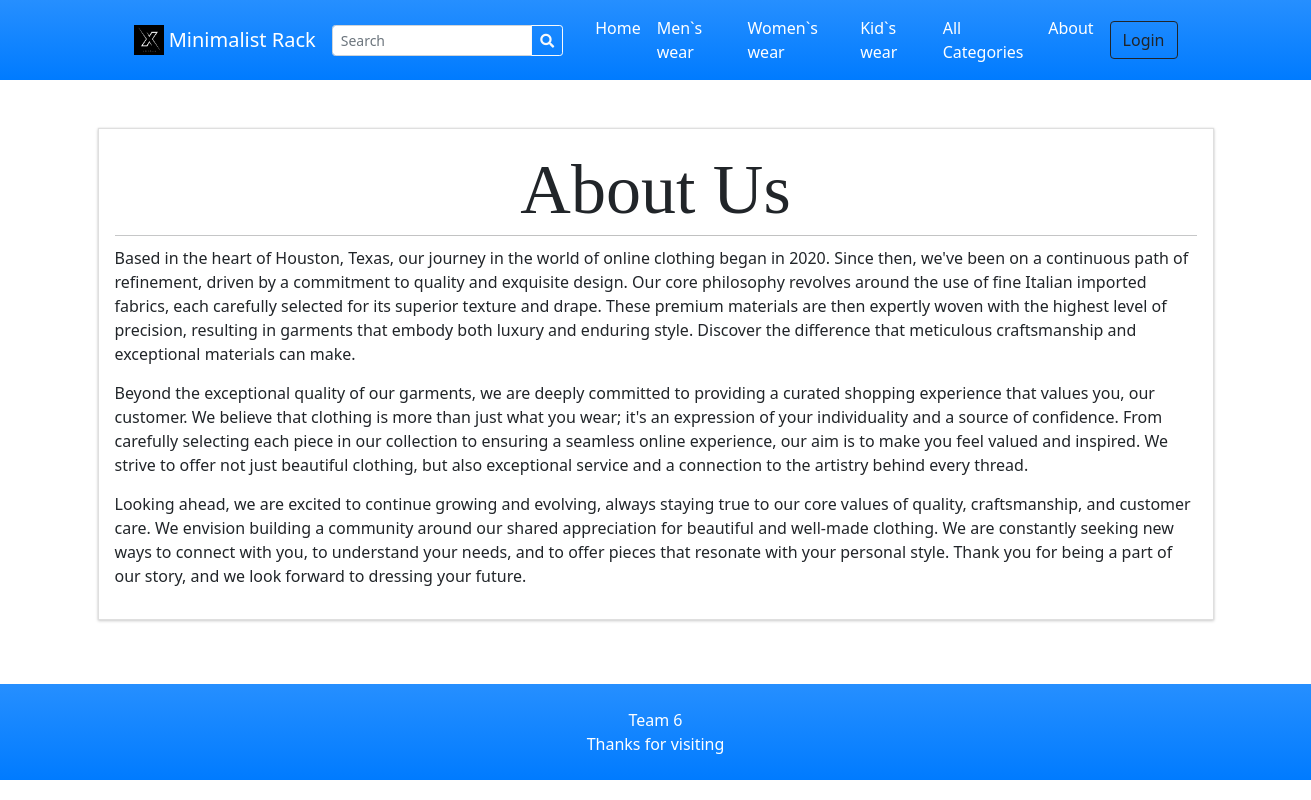
The page /?p=about on the database its author committed.
### tables this page shows
CREATE TABLE `categories` (
  `id` int(30) NOT NULL,
  `category` varchar(250) NOT NULL,
  `description` text DEFAULT NULL,
  `status` tinyint(1) NOT NULL DEFAULT 1,
  `delete_flag` tinyint(1) NOT NULL DEFAULT 0,
  `date_created` datetime NOT NULL DEFAULT current_timestamp()
);

### classes/DBConnection.php (called while the page is built, shortened)
<?php
class DBConnection{
    private $host = DB_SERVER;
    private $username = DB_USERNAME;
    private $password = DB_PASSWORD;
    private $database = DB_NAME;
    public $conn;
    public function __construct(){
        if (!isset($this->conn)) {
            $this->conn = new mysqli($this->host, $this->username, $this->password, $this->database);
        }
    }
}
?>

### classes/SystemSettings.php (called while the page is built, shortened)
<?php
class SystemSettings extends DBConnection{
	function userdata($field = ''){
		if(!empty($field)){
			if(isset($_SESSION['userdata'][$field]))
				return $_SESSION['userdata'][$field];
			else
				return null;
		}else{
			return false;
		}
	}
	function info($field=''){
		if(!empty($field)){
			if(isset($_SESSION['system_info'][$field]))
				return $_SESSION['system_info'][$field];
			else
				return false;
		}else{
			return false;
		}
	}
}
$_settings = new SystemSettings();
?>

### config.php (called while the page is built, shortened)
<?php
require_once('classes/DBConnection.php');
require_once('classes/SystemSettings.php');
function validate_image($file){
	if(!empty($file)){
        $ex = explode("?",$file);
        $file = $ex[0];
        $ts = isset($ex[1]) ? "?".$ex[1] : '';
		if(is_file(base_app.$file)){
			return base_url.$file.$ts;
		}else{
			return base_url.'dist/img/no-image-available.png';
		}
	}else{
		return base_url.'dist/img/no-image-available.png';
	}
}
?>

### inc/topBarNav.php (the view, shortened to what this page needs)
<nav class="navbar navbar-expand-lg navbar-dark bg-gradient-blue">
            <div class="container px-4 px-lg-5 ">
                <a class="navbar-brand" href="./">
                <img src="<?php echo validate_image($_settings->info('logo')) ?>" width="30" height="30" class="d-inline-block align-top" alt="" loading="lazy">
                <?php echo $_settings->info('short_name') ?>
              </a>
                <form class="form-inline" id="search-form">
                  <div class="input-group">
                    <input class="form-control form-control-sm form " type="search" placeholder="Search" aria-label="Search" name="search"  value="<?php echo isset($_GET['search']) ? $_GET['search'] : "" ?>"  aria-describedby="button-addon2">
                    <div class="input-group-append">
                      <button class="btn btn-outline-light btn-sm m-0" type="submit" id="button-addon2"><i class="fa fa-search"></i></button>
                    </div>
                  </div>
                </form>
                <div class="collapse navbar-collapse" id="navbarSupportedContent">
                    <ul class="navbar-nav me-auto mb-2 mb-lg-0 ms-lg-4">
                        <li class="nav-item"><a class="nav-link text-white" aria-current="page" href="./">Home</a></li>
                        <?php
                        $cat_qry = $conn->query("SELECT * FROM categories where status = 1  limit 3");
                        $count_cats =$conn->query("SELECT * FROM categories where status = 1 ")->num_rows;
                        while($crow = $cat_qry->fetch_assoc()):
                        ?>
                        <li class="nav-item"><a class="nav-link text-white" aria-current="page" href="./?p=products&c=<?php echo md5($crow['id']) ?>"><?php echo $crow['category'] ?></a></li>
                        <?php endwhile; ?>
                        <?php if($count_cats > 3): ?>
                        <li class="nav-item"><a class="nav-link text-white" href="./?p=view_categories">All Categories</a></li>
                        <?php endif; ?>
                        <li class="nav-item"><a class="nav-link text-white" href="./?p=about">About</a></li>
                    </ul>
                    <div class="d-flex align-items-center">
                      <?php if($_settings->userdata('id') > 0 && $_settings->userdata('login_type') == 2): ?>
                        <a class="text-dark mr-2 nav-link text-white" href="./?p=cart">
                            <i class="bi-cart-fill me-1"></i>
                            Cart
                            <span class="badge bg-dark text-white ms-1 rounded-pill" id="cart-count">
                              <?php
                                $count = $conn->query("SELECT SUM(quantity) as items from `cart` where client_id =".$_settings->userdata('id'))->fetch_assoc()['items'];
                                echo ($count > 0 ? $count : 0);
                              ?>
                            </span>
                        </a>
                            <a href="./?p=my_account" class="text-dark  nav-link text-white"><b> Hi, <?php echo $_settings->userdata('firstname')?>!</b></a>
                            <a href="logout.php" class="text-dark  nav-link text-white"><i class="fa fa-sign-out-alt"></i></a>
                        <?php else: ?>
                        <button class="btn btn-outline-dark ml-2" id="login-btn" type="button">Login</button>
                        <?php endif; ?>
                    </div>
                </div>
            </div>
        </nav>

### rows shown on the page
categories: category "Men`s wear"
categories: category "Women`s wear"
categories: category "Kid`s wear"

### other values the page prints
$_settings->info('short_name') "Minimalist Rack"
